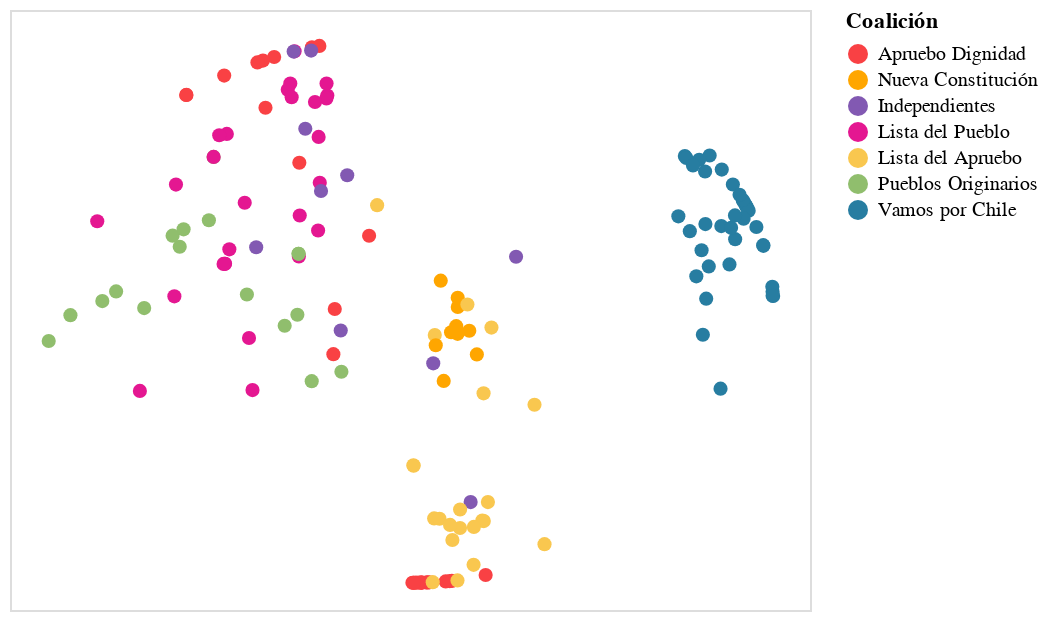

Notebook code cell kept with this figure:
### Code cell
alt.Chart(df).mark_point(filled=True, size=50, opacity=1).encode(x=alt.X('x', title='', scale=alt.Scale(domain=[-1.1, 1.1]), axis=None), 
                                  y=alt.Y('y', title='', scale=alt.Scale(domain=[-1.1, 1.1]), axis=None), 
                                  tooltip=[alt.Tooltip('names', title='Constituyente'), alt.Tooltip("party", title='Coalición')], 
                                  color=alt.Color('party', title='Coalición', scale=alt.Scale(domain=color_domain, range=color_range))).configure_axis(
    grid=False
)

### Figure 1 — Vega-Lite specification as saved in the notebook (floating-point values rounded to 4 significant figures; data arrays with more than 128 entries replaced by an {"elided": "..."} marker saying what was removed)
{"config": {"view": {"continuousWidth": 400, "continuousHeight": 300}, "axis": {"grid": false}}, "data": {"name": "data-340a14692bcf4796ba3ecd2fc7dfa387"}, "mark": {"type": "point", "filled": true, "opacity": 1, "size": 50}, "encoding": {"color": {"type": "nominal", "field": "party", "scale": {"domain": ["Apruebo Dignidad", "Nueva Constitución", "Independientes", "Lista del Pueblo", "Lista del Apruebo", "Pueblos Originarios", "Vamos por Chile"], "range": ["#f94144", "#ffa600", "#8259b2", "#e41791", "#f9c74f", "#90be6d", "#277da1"]}, "title": "Coalición"}, "tooltip": [{"type": "nominal", "field": "names", "title": "Constituyente"}, {"type": "nominal", "field": "party", "title": "Coalición"}], "x": {"type": "quantitative", "axis": null, "field": "x", "scale": {"domain": [-1.1, 1.1]}, "title": ""}, "y": {"type": "quantitative", "axis": null, "field": "y", "scale": {"domain": [-1.1, 1.1]}, "title": ""}}, "$schema": "https://vega.github.io/schema/vega-lite/v4.8.1.json", "datasets": {"data-340a14692bcf4796ba3ecd2fc7dfa387": {"elided": "153 records"}}}
